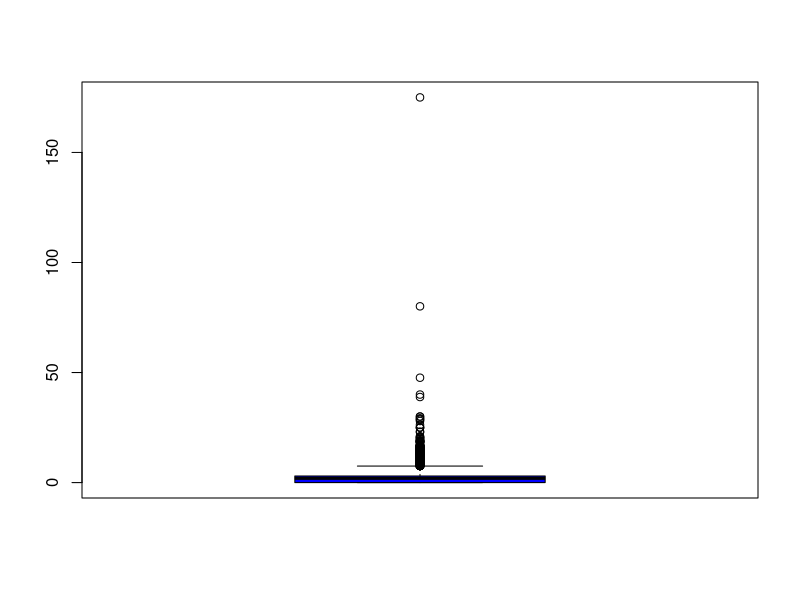
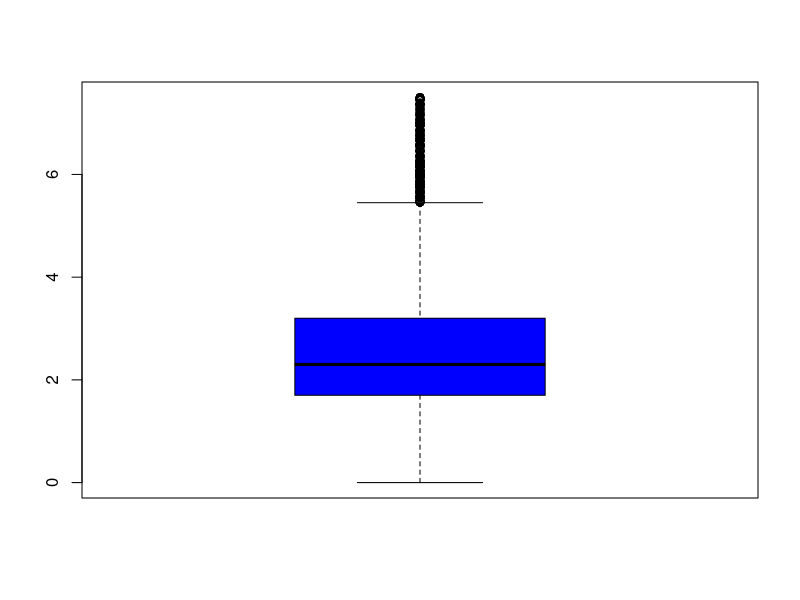
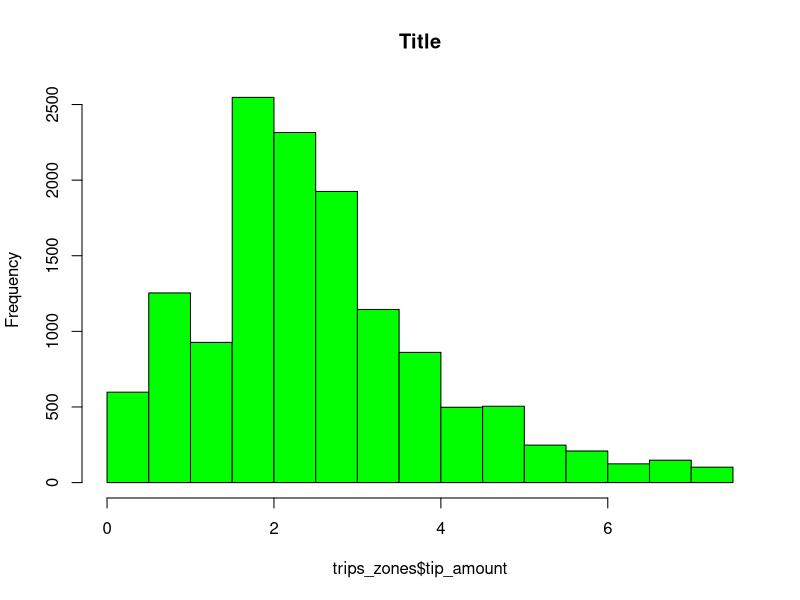
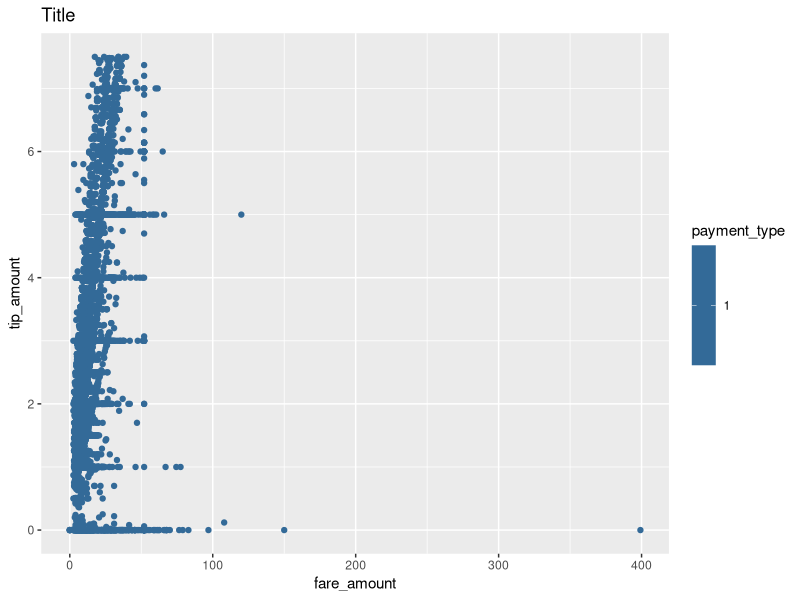
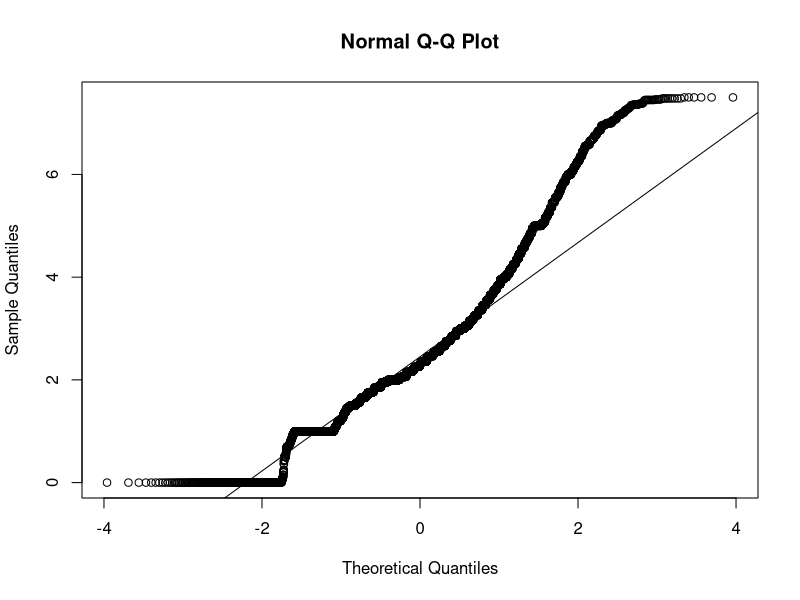

Write R code to recreate these figures, in order. (Note: this script raises an error after producing the figures.)
## ---- chunk 1
knitr::opts_chunk$set(echo = TRUE)
## ---- chunk 2
# can add quietly=T option to the require() function
loadPkg = function(x) { if (!require(x,character.only=T, quietly =T)) { install.packages(x,dep=T,repos="http://cran.us.r-project.org"); if(!require(x,character.only=T)) stop("Package not found") } }
## ---- chunk 3

#taxi_trips <- read.csv("yellow_tripdata_2019-06.csv")

#trips_zones <- trips_zones_full[sample(nrow(trips_zones_full), 20000, replace = F, prob = NULL),]

# https://www1.nyc.gov/site/tlc/about/tlc-trip-record-data.page
#taxi_zones <- read.csv("taxi_zone_lookup.csv")

#trips_zones <- merge(x = taxi_trips, y = taxi_zones, by.x = "PULocationID", by.y = "LocationID", all.x = TRUE)

#trips_zones <- subset(trips_zones, select = -c(Zone,service_zone))

#colnames(trips_zones)[colnames(trips_zones)=="Borough"] <- "Borough_pu"

#trips_zones <- merge(x = trips_zones, y = taxi_zones, by.x = "DOLocationID", by.y = "LocationID", all.x = TRUE)
#colnames(trips_zones)[colnames(trips_zones)=="Borough"] <- "Borough_do"
## ---- chunk 4

trips_zones <- read.csv("../Data/trips_zones_20000.csv")
tz_boxplot <- boxplot(trips_zones$tip_amount, col = c("#0000FF"))

trips_zones <- trips_zones[ ! trips_zones$tip_amount %in% tz_boxplot$out, ]

trips_zones <- subset(trips_zones, payment_type == 1)

str(trips_zones)

head(trips_zones, n = 5)

# Summary
summary(trips_zones)

summary(trips_zones$tip_amount)

# Descriptive stats
# Mean, median, s.d., min, max, quartiles, outliers
mean_tip = mean(trips_zones$tip_amount)
median_tip = median(trips_zones$tip_amount)
min_tip = min(trips_zones$tip_amount)
max_tip = max(trips_zones$tip_amount)

tip_quartiles <- quantile(trips_zones$tip_amount, c(0.25, 0.5, 0.75), type = 7)
## ---- chunk 5

# Grapical representations
# Bar chart by location
# Box whisker plot for tip

tz_boxplot <- boxplot(trips_zones$tip_amount, col = c("#0000FF"))
tz_boxplot

hist(trips_zones$tip_amount, main="Title", col="green")
## ---- chunk 6
# Load package
loadPkg("ggplot2")

# Create scatter plot with title
ggplot(data = trips_zones) + geom_point(mapping = aes(x = fare_amount, y = tip_amount, color = payment_type)) + ggtitle("Title")

# Variance and std Deviation (plus range)
tip_range <- max_tip - min_tip
var(trips_zones$tip_amount)
sd(trips_zones$tip_amount)

# Normality test
qqnorm(trips_zones$tip_amount)
qqline(trips_zones$tip_amount)

## ---- chunk 7

# ANOVA
# Box plot for tip vs locations

# Run ANOVA
anova_location <- aov(tip_amount ~ Borough_pu, data = trips_zones)

# Print ANOVA results
anova_location

# Summarize ANOVA
summary(anova_location)

# Plot rankings vs GRE
plot(tip_amount ~ Borough_pu, data = trips_zones, main = "Title", xlab = "x", ylab = "y")

tukey_anova_location <- TukeyHSD(anova_location, conf.level = 0.95)

tukey_anova_location
## ---- chunk 8
# T test, test if this is representative of entire united states
ttest_tip_95 <- t.test(trips_zones$tip_amount, conf.level = 0.95)

ttest_tip_95

# Subset by borough and run t test on each for tip amount, could also a box plot series for each borough grouped by payment type
# Or subset by payment type and do box plot series for each payment type grouped by borough

#The T-interval on GRE is [`r format(ttest80_gre$conf.int,digits=4)`] at 0.80 confidence level and [`r format(ttest99_gre$conf.int,digits=4)`] at 0.99 confidence level.
#plot(rejected$rank, rejected$gpa, main="Rejected Students GPA from Different Ranks", ylab="GPA (out of 4.0)", xlab="Student Undergrad School Ranking", col=c("#ff0000","#00ff00","#0000ff","#ffff00") )
